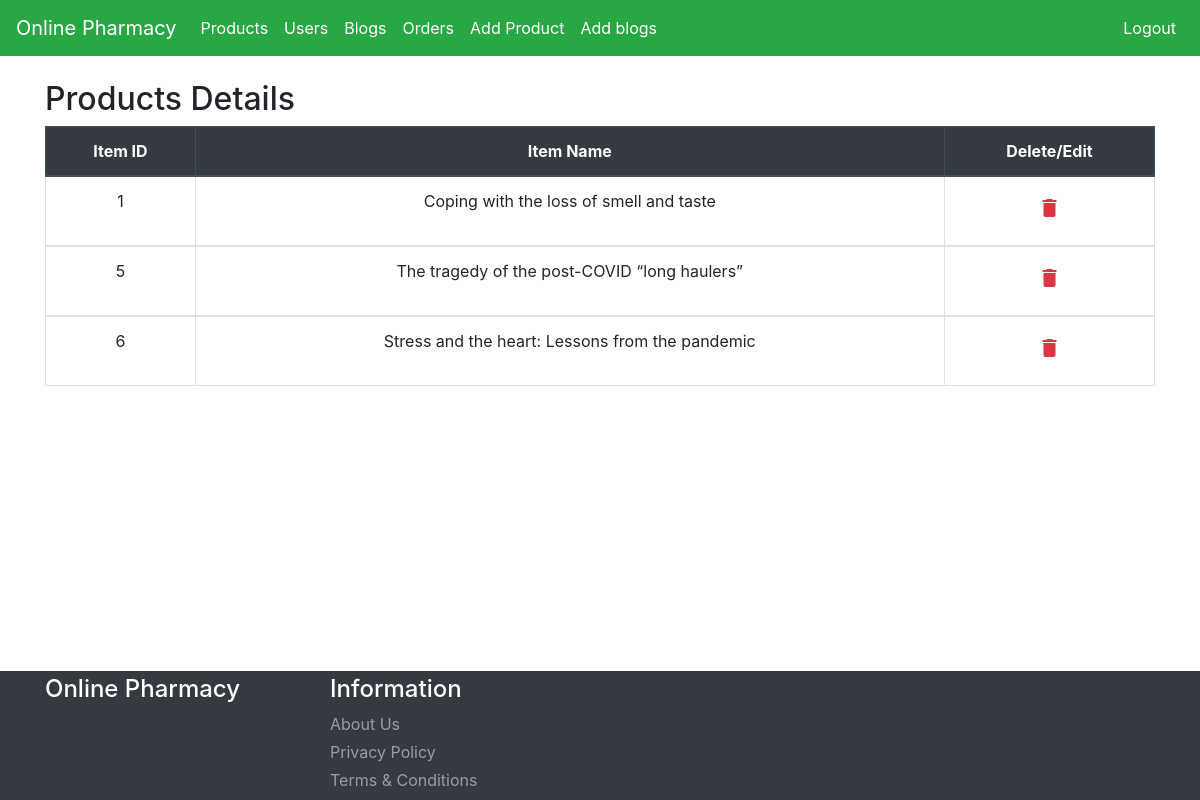
/blogs.php (signed in), run on the app's committed database.
### tables this page shows
CREATE TABLE `blogs` (
  `blog_id` int(254) NOT NULL,
  `blog_name` varchar(200) NOT NULL,
  `blog_image` varchar(200) NOT NULL,
  `blog_link` varchar(200) NOT NULL,
  `blog_abstract` varchar(200) NOT NULL
);

### blogs.php (called while the page is built, shortened)
<?php
include('admin-header.php');
?>
<?php
include('Template/_blog-table.php');
?>
<?php
include('admin-footer.php');
?>

### functions.php (called while the page is built, shortened)
<?php
require ('database/DBController.php');
require ('database/Admin.php');
$db = new DBController();
$admin= new Admin($db);

### Database/Admin.php (called while the page is built, shortened)
<?php
class Admin
{
    public $db = null;
    public function __construct(DBController $db)
    {
        $this->db = $db;
    }
    public function getDataAdmin( $table = 'product'){
        $result = $this->db->con->query("SELECT * FROM {$table}");
        $resultArray = array();
        while ($item = mysqli_fetch_array($result, MYSQLI_ASSOC)){
            $resultArray[] = $item;
        }
        return $resultArray;
    }
}

### Database/dbcontroller.php (called while the page is built, shortened)
<?php
class DBController
{
    protected $host = 'localhost';
    protected $user = 'root';
    protected $password = '';
    protected $database = "shopee";
    public function __construct()
    {
        $this->con = mysqli_connect($this->host, $this->user, $this->password, $this->database);
    }
}

### Template/_blog-table.php (the view, shortened to what this page needs)
<?php
$product= $admin->getDataAdmin('blogs');
?>
<section>
<div class="container">
  <h2>Products Details</h2>
  <table class="table text-center table-bordered">
    <thead class="thead-dark">
      <tr>
        <th>Item ID</th>
        <th>Item Name</th>
        <th>Delete/Edit</th>
      </tr>
    </thead>
    <?php foreach($product as $item): ?>
    <tbody>
      <tr>
        <td><?php echo $item["blog_id"] ?></td>
        <td><?php echo $item["blog_name"] ?></td>
        <td>
        <form method="post">
                                <button type="submit" name="Delete_from_blog" class="btn font-baloo text-danger px-3"> <i class="material-icons">&#xE872;</i> </button>
        </form>
        </td>
      </tr>
    </tbody>
    <?php
        endforeach;
    ?>
  </table>
 </div>
</section>

### data on the page
blogs: blog_id "1", blog_name "Coping with the loss of smell and taste"
blogs: blog_id "5", blog_name "The tragedy of the post-COVID “long haulers”"
blogs: blog_id "6", blog_name "Stress and the heart: Lessons from the pandemic"
